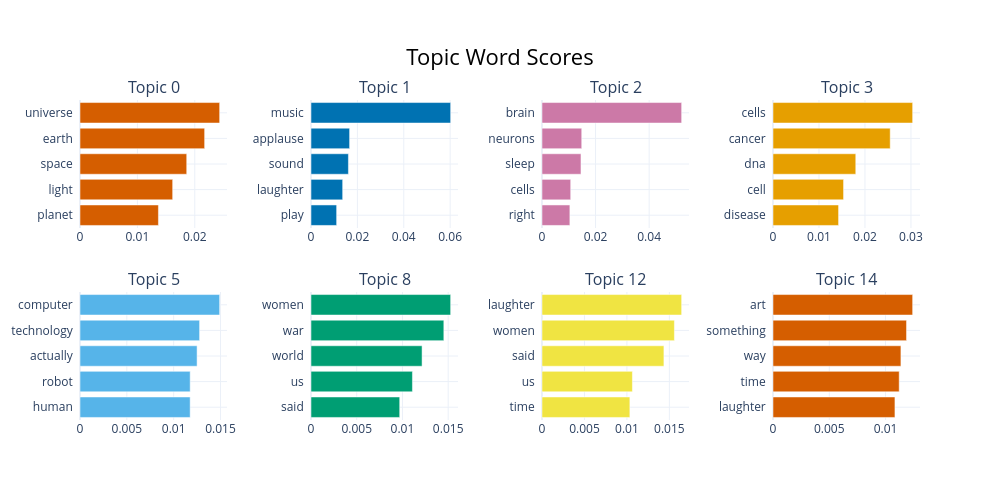

Notebook code for this chart:
### Code cell
BERT_model1.visualize_barchart()

### Figure 1 — Plotly figure (JSON) as saved in the notebook; plotly's stock layout.template omitted (floating-point values rounded to 4 significant figures)
{"data": [{"marker": {"color": "#D55E00"}, "orientation": "h", "type": "bar", "x": [0.01366, 0.01615, 0.01859, 0.02172, 0.02433], "xaxis": "x", "y": ["planet  ", "light  ", "space  ", "earth  ", "universe  "], "yaxis": "y"}, {"marker": {"color": "#0072B2"}, "orientation": "h", "type": "bar", "x": [0.01106, 0.01365, 0.01614, 0.01665, 0.06022], "xaxis": "x2", "y": ["play  ", "laughter  ", "sound  ", "applause  ", "music  "], "yaxis": "y2"}, {"marker": {"color": "#CC79A7"}, "orientation": "h", "type": "bar", "x": [0.0104, 0.01072, 0.01455, 0.01483, 0.05214], "xaxis": "x3", "y": ["right  ", "cells  ", "sleep  ", "neurons  ", "brain  "], "yaxis": "y3"}, {"marker": {"color": "#E69F00"}, "orientation": "h", "type": "bar", "x": [0.01426, 0.01534, 0.018, 0.02549, 0.03037], "xaxis": "x4", "y": ["disease  ", "cell  ", "dna  ", "cancer  ", "cells  "], "yaxis": "y4"}, {"marker": {"color": "#56B4E9"}, "orientation": "h", "type": "bar", "x": [0.01176, 0.01176, 0.0125, 0.01277, 0.01491], "xaxis": "x5", "y": ["human  ", "robot  ", "actually  ", "technology  ", "computer  "], "yaxis": "y5"}, {"marker": {"color": "#009E73"}, "orientation": "h", "type": "bar", "x": [0.009699, 0.01109, 0.01215, 0.01452, 0.01527], "xaxis": "x6", "y": ["said  ", "us  ", "world  ", "war  ", "women  "], "yaxis": "y6"}, {"marker": {"color": "#F0E442"}, "orientation": "h", "type": "bar", "x": [0.01035, 0.01065, 0.01436, 0.01559, 0.01645], "xaxis": "x7", "y": ["time  ", "us  ", "said  ", "women  ", "laughter  "], "yaxis": "y7"}, {"marker": {"color": "#D55E00"}, "orientation": "h", "type": "bar", "x": [0.01084, 0.01121, 0.01137, 0.01187, 0.01241], "xaxis": "x8", "y": ["laughter  ", "time  ", "way  ", "something  ", "art  "], "yaxis": "y8"}], "layout": {"annotations": [{"font": {"size": 16}, "showarrow": false, "text": "Topic 0", "x": 0.0875, "xanchor": "center", "xref": "paper", "y": 1, "yanchor": "bottom", "yref": "paper"}, {"font": {"size": 16}, "showarrow": false, "text": "Topic 1", "x": 0.3625, "xanchor": "center", "xref": "paper", "y": 1, "yanchor": "bottom", "yref": "paper"}, {"font": {"size": 16}, "showarrow": false, "text": "Topic 2", "x": 0.6375, "xanchor": "center", "xref": "paper", "y": 1, "yanchor": "bottom", "yref": "paper"}, {"font": {"size": 16}, "showarrow": false, "text": "Topic 3", "x": 0.9125, "xanchor": "center", "xref": "paper", "y": 1, "yanchor": "bottom", "yref": "paper"}, {"font": {"size": 16}, "showarrow": false, "text": "Topic 5", "x": 0.0875, "xanchor": "center", "xref": "paper", "y": 0.4, "yanchor": "bottom", "yref": "paper"}, {"font": {"size": 16}, "showarrow": false, "text": "Topic 8", "x": 0.3625, "xanchor": "center", "xref": "paper", "y": 0.4, "yanchor": "bottom", "yref": "paper"}, {"font": {"size": 16}, "showarrow": false, "text": "Topic 12", "x": 0.6375, "xanchor": "center", "xref": "paper", "y": 0.4, "yanchor": "bottom", "yref": "paper"}, {"font": {"size": 16}, "showarrow": false, "text": "Topic 14", "x": 0.9125, "xanchor": "center", "xref": "paper", "y": 0.4, "yanchor": "bottom", "yref": "paper"}], "height": 500, "hoverlabel": {"bgcolor": "white", "font": {"family": "Rockwell", "size": 16}}, "showlegend": false, "title": {"font": {"color": "Black", "size": 22}, "text": "Topic Word Scores", "x": 0.5, "xanchor": "center", "yanchor": "top"}, "width": 1000, "xaxis": {"anchor": "y", "domain": [0, 0.175], "showgrid": true}, "xaxis2": {"anchor": "y2", "domain": [0.275, 0.45], "showgrid": true}, "xaxis3": {"anchor": "y3", "domain": [0.55, 0.725], "showgrid": true}, "xaxis4": {"anchor": "y4", "domain": [0.825, 1], "showgrid": true}, "xaxis5": {"anchor": "y5", "domain": [0, 0.175], "showgrid": true}, "xaxis6": {"anchor": "y6", "domain": [0.275, 0.45], "showgrid": true}, "xaxis7": {"anchor": "y7", "domain": [0.55, 0.725], "showgrid": true}, "xaxis8": {"anchor": "y8", "domain": [0.825, 1], "showgrid": true}, "yaxis": {"anchor": "x", "domain": [0.6, 1], "showgrid": true}, "yaxis2": {"anchor": "x2", "domain": [0.6, 1], "showgrid": true}, "yaxis3": {"anchor": "x3", "domain": [0.6, 1], "showgrid": true}, "yaxis4": {"anchor": "x4", "domain": [0.6, 1], "showgrid": true}, "yaxis5": {"anchor": "x5", "domain": [0, 0.4], "showgrid": true}, "yaxis6": {"anchor": "x6", "domain": [0, 0.4], "showgrid": true}, "yaxis7": {"anchor": "x7", "domain": [0, 0.4], "showgrid": true}, "yaxis8": {"anchor": "x8", "domain": [0, 0.4], "showgrid": true}}}
